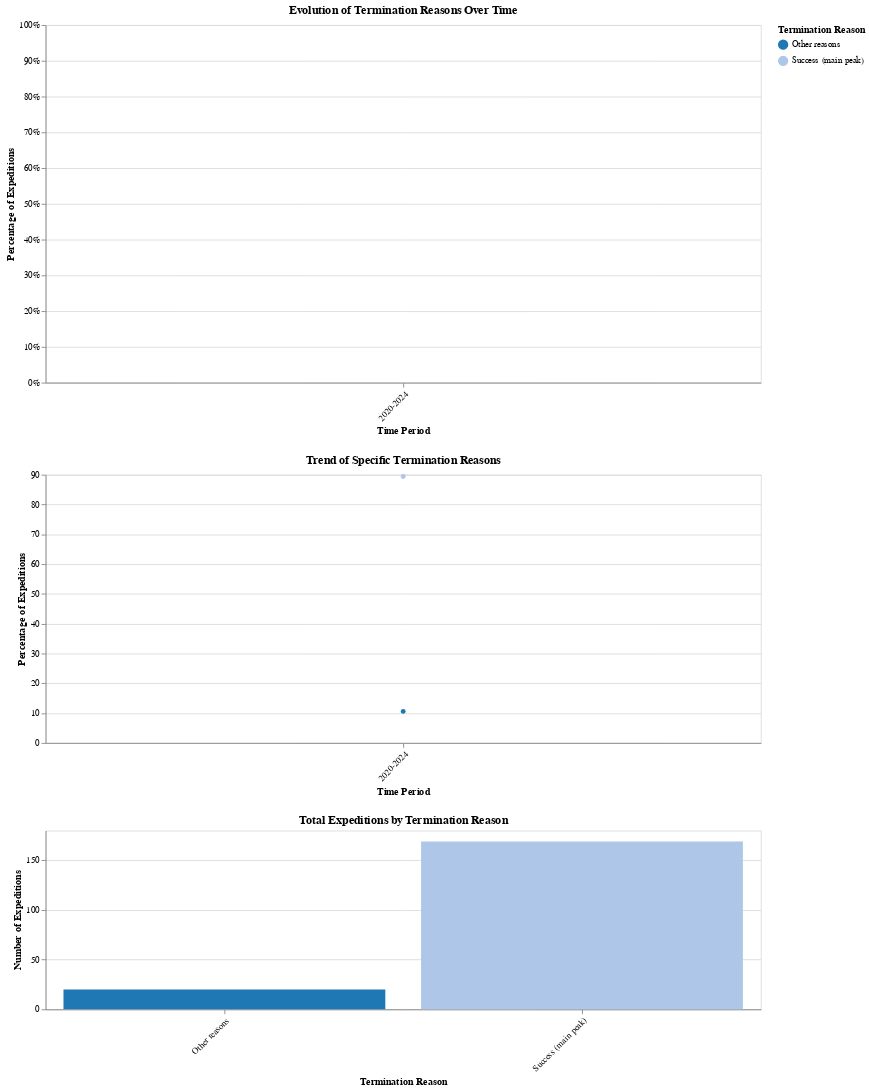

Notebook code cell kept with this figure:
### Markdown cell above
### 4. Evolución de las razones de terminación

### Code cell
# Selector para picos
# Changed from selection_single to selection_point and init to value
term_peak_selector = alt.selection_point(
    name='term_peak_select',
    fields=['PEAKID'],
    value=[{'PEAKID': top_peaks[0]}], # Use 'value' instead of 'init' and pass a list of dictionaries
    bind=alt.binding_select(options=top_peaks, name='Peak: ')
)

# Selector para razones de terminación
reason_selector = alt.selection_multi(
    fields=['reason_grouped'],
    bind='legend'
)

# Gráfico de área apilada para la evolución de razones
termination_area = alt.Chart(term_evolution).mark_area().encode(
    x=alt.X('period:N', axis=alt.Axis(title='Time Period', labelAngle=-45)),
    y=alt.Y('percentage:Q', axis=alt.Axis(title='Percentage of Expeditions'), stack='normalize'),
    color=alt.Color('reason_grouped:N',
                   scale=alt.Scale(scheme='category20'),
                   legend=alt.Legend(title='Termination Reason')),
    opacity=alt.condition(reason_selector, alt.value(1), alt.value(0.2)),
    tooltip=[
        alt.Tooltip('PKNAME:N', title='Peak'),
        alt.Tooltip('period:N', title='Period'),
        alt.Tooltip('reason_grouped:N', title='Termination Reason'),
        alt.Tooltip('percentage:Q', title='Percentage', format='.1f'),
        alt.Tooltip('count:Q', title='Expeditions'),
        alt.Tooltip('total:Q', title='Total in Period')
    ]
).properties(
    title='Evolution of Termination Reasons Over Time',
    width=800,
    height=400
).transform_filter(
    term_peak_selector
).add_selection(
    reason_selector
)

# Gráfico de líneas para la evolución de razones específicas
termination_line = alt.Chart(term_evolution).mark_line(point=True).encode(
    x=alt.X('period:N', axis=alt.Axis(title='Time Period', labelAngle=-45)),
    y=alt.Y('percentage:Q', axis=alt.Axis(title='Percentage of Expeditions')),
    color=alt.Color('reason_grouped:N', scale=alt.Scale(scheme='category20'), legend=None),
    strokeWidth=alt.condition(reason_selector, alt.value(3), alt.value(1)),
    opacity=alt.condition(reason_selector, alt.value(1), alt.value(0.2)),
    tooltip=[
        alt.Tooltip('PKNAME:N', title='Peak'),
        alt.Tooltip('period:N', title='Period'),
        alt.Tooltip('reason_grouped:N', title='Termination Reason'),
        alt.Tooltip('percentage:Q', title='Percentage', format='.1f'),
        alt.Tooltip('count:Q', title='Expeditions'),
        alt.Tooltip('total:Q', title='Total in Period')
    ]
).properties(
    title='Trend of Specific Termination Reasons',
    width=800,
    height=300
).transform_filter(
    term_peak_selector
).add_selection(
    reason_selector
)

# Gráfico de barras para totales generales
termination_bars = alt.Chart(term_evolution).mark_bar().encode(
    x=alt.X('reason_grouped:N', axis=alt.Axis(title='Termination Reason', labelAngle=-45)),
    y=alt.Y('sum(count):Q', axis=alt.Axis(title='Number of Expeditions')),
    color=alt.Color('reason_grouped:N', scale=alt.Scale(scheme='category20'), legend=None),
    opacity=alt.condition(reason_selector, alt.value(1), alt.value(0.2)),
    tooltip=[
        alt.Tooltip('reason_grouped:N', title='Termination Reason'),
        alt.Tooltip('sum(count):Q', title='Expeditions')
    ]
).properties(
    title='Total Expeditions by Termination Reason',
    width=800,
    height=200
).transform_filter(
    term_peak_selector
).add_selection(
    reason_selector
)

# Combinar los gráficos
termination_viz = alt.vconcat(
    termination_area,
    termination_line,
    termination_bars
).resolve_scale(
    color='shared'
).add_selection(
    term_peak_selector
)

termination_viz

### Figure 1 — Vega-Lite specification as saved in the notebook (floating-point values rounded to 4 significant figures; data arrays with more than 128 entries replaced by an {"elided": "..."} marker saying what was removed)
{"config": {"view": {"continuousWidth": 300, "continuousHeight": 300}}, "vconcat": [{"mark": {"type": "area"}, "encoding": {"color": {"field": "reason_grouped", "legend": {"title": "Termination Reason"}, "scale": {"scheme": "category20"}, "type": "nominal"}, "opacity": {"condition": {"param": "param_3", "value": 1}, "value": 0.2}, "tooltip": [{"field": "PKNAME", "title": "Peak", "type": "nominal"}, {"field": "period", "title": "Period", "type": "nominal"}, {"field": "reason_grouped", "title": "Termination Reason", "type": "nominal"}, {"field": "percentage", "format": ".1f", "title": "Percentage", "type": "quantitative"}, {"field": "count", "title": "Expeditions", "type": "quantitative"}, {"field": "total", "title": "Total in Period", "type": "quantitative"}], "x": {"axis": {"labelAngle": -45, "title": "Time Period"}, "field": "period", "type": "nominal"}, "y": {"axis": {"title": "Percentage of Expeditions"}, "field": "percentage", "stack": "normalize", "type": "quantitative"}}, "height": 400, "name": "view_29", "title": "Evolution of Termination Reasons Over Time", "transform": [{"filter": {"param": "term_peak_select"}}], "width": 800}, {"mark": {"type": "line", "point": true}, "encoding": {"color": {"field": "reason_grouped", "legend": null, "scale": {"scheme": "category20"}, "type": "nominal"}, "opacity": {"condition": {"param": "param_3", "value": 1}, "value": 0.2}, "strokeWidth": {"condition": {"param": "param_3", "value": 3}, "value": 1}, "tooltip": [{"field": "PKNAME", "title": "Peak", "type": "nominal"}, {"field": "period", "title": "Period", "type": "nominal"}, {"field": "reason_grouped", "title": "Termination Reason", "type": "nominal"}, {"field": "percentage", "format": ".1f", "title": "Percentage", "type": "quantitative"}, {"field": "count", "title": "Expeditions", "type": "quantitative"}, {"field": "total", "title": "Total in Period", "type": "quantitative"}], "x": {"axis": {"labelAngle": -45, "title": "Time Period"}, "field": "period", "type": "nominal"}, "y": {"axis": {"title": "Percentage of Expeditions"}, "field": "percentage", "type": "quantitative"}}, "height": 300, "name": "view_30", "title": "Trend of Specific Termination Reasons", "transform": [{"filter": {"param": "term_peak_select"}}], "width": 800}, {"mark": {"type": "bar"}, "encoding": {"color": {"field": "reason_grouped", "legend": null, "scale": {"scheme": "category20"}, "type": "nominal"}, "opacity": {"condition": {"param": "param_3", "value": 1}, "value": 0.2}, "tooltip": [{"field": "reason_grouped", "title": "Termination Reason", "type": "nominal"}, {"aggregate": "sum", "field": "count", "title": "Expeditions", "type": "quantitative"}], "x": {"axis": {"labelAngle": -45, "title": "Termination Reason"}, "field": "reason_grouped", "type": "nominal"}, "y": {"aggregate": "sum", "axis": {"title": "Number of Expeditions"}, "field": "count", "type": "quantitative"}}, "height": 200, "name": "view_31", "title": "Total Expeditions by Termination Reason", "transform": [{"filter": {"param": "term_peak_select"}}], "width": 800}], "data": {"name": "data-3145052385a5ac52d94b4039452de887"}, "params": [{"name": "param_3", "select": {"type": "point", "fields": ["reason_grouped"]}, "bind": "legend", "views": ["view_29", "view_30", "view_31"]}, {"name": "term_peak_select", "select": {"type": "point", "fields": ["PEAKID"]}, "bind": {"input": "select", "options": ["EVER", "AMAD", "MANA", "LHOT", "HIML", "DHA1"], "name": "Peak: "}, "value": [{"PEAKID": "EVER"}], "views": ["view_29", "view_30", "view_31"]}], "resolve": {"scale": {"color": "shared"}}, "$schema": "https://vega.github.io/schema/vega-lite/v5.20.1.json", "datasets": {"data-3145052385a5ac52d94b4039452de887": {"elided": "148 records"}}}
